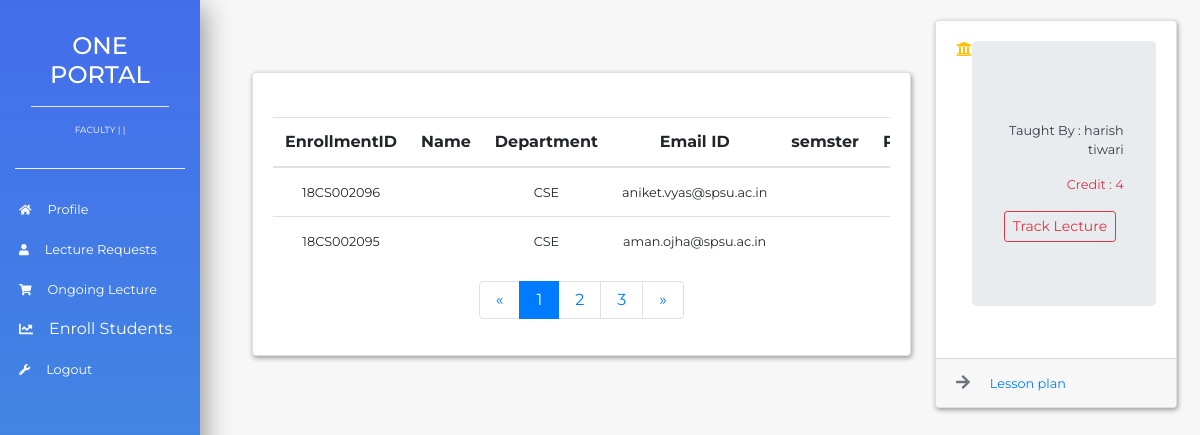
The page /academic/HOD/lecture/1/view on the database its author committed.
### academics/models.py (models this page shows, shortened)
class lectureEnrollment(models.Model):
    id = models.AutoField(primary_key=True)
    lecture = models.ForeignKey('subjects',on_delete=models.CASCADE)
    student = models.ForeignKey('stud_details',on_delete=models.CASCADE)

class stud_details(models.Model):#Student Information
    id = models.AutoField(primary_key=True)
    EnrollmentNumber = models.CharField(max_length=10)
    FullName = models.CharField(max_length=100)
    Department = models.ForeignKey('Department',on_delete=models.CASCADE)
    program = models.ForeignKey('program',on_delete=models.CASCADE)
    BatchYear = models.CharField(max_length=10)
    UniversityEmailID = models.CharField(max_length=100)
    PersonalEmailID = models.CharField(max_length=100)
    Phone = models.BigIntegerField()
    currentSemester = models.IntegerField(blank=True)
    StreetAddress = models.CharField(max_length=100)
    District = models.CharField(max_length=10)
    State = models.CharField(max_length=20)
    PinCode = models.IntegerField()
    LastQualification = models.CharField(max_length=100)
    def __str__(self):
        return self.EnrollmentNumber

class Department(models.Model):
    id = models.AutoField(primary_key=True)
    DepartmentID = models.CharField(max_length=10)
    DepartmentName = models.CharField(max_length=100)
    HeadOfDepartment = models.ForeignKey('employee',on_delete=models.CASCADE)
    SpecializedCourse = models.BooleanField()
    StartDate = models.DateField()
    School = models.ForeignKey('school',on_delete=models.CASCADE)
    Status = models.BooleanField()
    def __str__(self):
        return self.DepartmentID

class subjects(models.Model):
    id = models.AutoField(primary_key=True)
    subjectCode = models.CharField(max_length=10)
    subjectName = models.CharField(max_length=50)
    LessonPlan = models.FileField(upload_to='media')
    Semester = models.IntegerField()
    TaughtBy = models.ForeignKey('faculty' , on_delete=models.CASCADE,blank=True)
    Credit = models.CharField(max_length=10)
    Department = models.ForeignKey('Department', on_delete=models.CASCADE)

class faculty(models.Model):
    id = models.AutoField(primary_key=True)
    FacultyID = models.ForeignKey('employee',on_delete=models.CASCADE)
    Department = models.ForeignKey('Department',on_delete=models.CASCADE)
    def __str__(self):
        return self.FacultyID.Name

class employee(models.Model):
    id = models.AutoField(primary_key=True)
    employeeID = models.CharField(max_length=10)
    personalEmail = models.EmailField()
    universityEmail = models.EmailField(blank=True)
    Name = models.CharField(max_length=20)
    Dob = models.DateField()
    Doj = models.DateField()

### academics/views.py (the view)
# urls.py: path('HOD/lecture/<int:lecture>/view',views.lol),
def lol(request,lecture):
    lectur = lectureEnrollment.objects.filter(lecture=subjects.objects.get(id=lecture))
    lects = subjects.objects.filter(id=lecture)
    return render(request,'hod/lecture.html',{'outs':lectur,'ongoing':lects})

### templates/hod/lecture.html (shortened to what this page needs)
{% load static %}
<!doctype html>
<html lang="en">
<head>
    <link rel="stylesheet" href="https://stackpath.bootstrapcdn.com/bootstrap/4.1.1/css/bootstrap.min.css">
    <link rel="stylesheet" href="{% static 'css/style_dash.css' %}">
</head>
<body>
    <nav class="navbar navbar-expand-lg navbar-light">
        <div class="collapse navbar-collapse" id="navbarSupportedContent">
            <div class="container-fluid">
                <div class="row">
                    <div class="col-xl-2 col-lg-3 col-md-4 sidebar fixed-top">
                        <div class="bottom-border p-3 mt-3">
                            <div class="one-portal bottom-border">
                                <h4 class="text-white text-uppercase text-center mb-3">One Portal</h4>
                            </div>
                            <div class="info my-3 text-center">
                                <p class="text-center text-white custom-small">FACULTY | {{data.FacultyID.EmployeeID}} | {{data.Department}} </p>
                            </div>
                        </div>
                        <ul class="navbar-nav flex-column mt-4">
                            <li class="nav-item"><a href="/" class="nav-link text-white p-1 mb-2 sidebar-link"><small><i
                      class="fas fa-home text-light fa-sm mr-3"></i>Profile</small></a></li>
                            <li class="nav-item"><a href="/academic/HOD/lecture/lectureRequest" class="nav-link text-white p-1 mb-2 sidebar-link"><small><i
                      class="fas fa-user text-light fa-sm mr-3"></i>Lecture Requests</small></a></li>
                            <li class="nav-item"><a href="/academic/HOD/lecture/view" class="nav-link text-white p-1 mb-2"><small><i
                      class="fas fa-shopping-cart text-light fa-sm mr-3"></i>Ongoing Lecture</small></a></li>
                            <li class="nav-item"><a href="/academic/HOD/Enrollment" class="nav-link text-white p-1 mb-2 sidebar-link"><i
                    class="fas fa-chart-line text-light fa-sm mr-3"></i>Enroll Students</a></li>
                            <li class="nav-item"><a href="/accounts/logout" class="nav-link text-white p-1 mb-2 sidebar-link"><small><i
                      class="fas fa-wrench text-light fa-sm mr-3"></i>Logout</small><a></li>
            </ul>
          </div>
        </div>
      </div>
    </div>
  </nav>
     {% if outs %}
    <section>
        <div class="container-fluid">
            <div class="row mb-5">
                <div class="col-xl-10 col-lg-9 col-md-8 ml-auto">
                    <div class="row align-items-center">
                        <div class="col-xl-8 col-md-6 col-sm-6 p-1 ml-5">
                            <div class="card card-common">
                                <div class="card-body">
                                    <br>
                                    <table class="table table-stripped table-responsive  text-center">
                                        <thead>
                                            <tr class="">
                                                <th scope="col">EnrollmentID</th>
                                                <th scope="col">Name</th>
                                                <th scope="col">Department</th>
                                                <th scope="col">Email ID</th>
                                                <th scope="col">semster</th>
                                                <th scope="col">Program </th>
                                            </tr>
                                        </thead>
                                        <tbody>
                                            {% for out in outs %}
                                            <tr scope="row">
                                                <td><small>{{ out.student}}</small></td>
                                                <td><small>{{ out.student.FirstName}} {{out.studentID.LastName}}</small></td>
                                                <td><small>{{ out.student.Department }}</small></td>
                                                <td><small>{{ out.student.UniversityEmailID }}</small></td>
                                                <td><small>{{ out.student.CurrSem }}</small></td>
                                                <td><small>{{out.student.program.name}}</small></td>
                                            </tr>
                                            {% endfor %}
                                        </tbody>
                                    </table>
                                    <nav>
                                        <ul class="pagination justify-content-center">
                                            <li class="page-item">
                                                <a href="#" class="page-link py-2 px-3">
                                                    <span>&laquo;</span>
                                                </a>
                                            </li>
                                            <li class="page-item active">
                                                <a href="#" class="page-link py-2 px-3">
                          1
                        </a>
                                            </li>
                                            <li class="page-item">
                                                <a href="#" class="page-link py-2 px-3">
                          2
                        </a>
                                            </li>
                                            <li class="page-item">
                                                <a href="#" class="page-link py-2 px-3">
                          3
                        </a>
                                            </li>
                                            <li class="page-item">
                                                <a href="#" class="page-link py-2 px-3">
                                                    <span>&raquo;</span>
                                                </a>
                                            </li>
                                        </ul>
                                    </nav>
                                </div>
                            </div>
                        </div>
                        {% for notice in ongoing %}
                        <div class="col-xl-3 col-sm-6 p-1 ml-3">
                            <div class="card card-common">
                                <div class="card-body">
                                    <div class="d-flex justify-content-between">
                                        <i class="fas fa-university fa-1x text-warning"></i>
                                        <div class="jumbotron ">
                                            <p class="text-dark text-right small">
                                                Taught By : {{notice.TaughtBy}}
                                            </p>
                                            <p class="text-danger text-right small">Credit : {{notice.Credit}}</p>
                                            <span class='text-left'><a style="text-decoration: none;" href="Track"><button
                            class="btn btn-sm btn-outline-danger">Track Lecture</button></a></span>
                                        </div>
                                    </div>
                                </div>
                                <div class="card-footer text-secondary">
                                    <i class="fas fa-arrow-right mr-3"></i>
                                    <small><a href="/{{notice.LessonPlan}}">Lesson plan</a></small>
                                </div>
                            </div>
                        </div>
                        {% endfor %}
                    </div>
                </div>
            </div>
        </div>
    </section>
    {% endif %}
</body>
</html>

### static/css/style_dash.css (style rules this page uses)
body { font-family: 'Montserrat', sans-serif; background-color: rgb(247, 247, 247); }
.sidebar { height: 100vh; background: linear-gradient(180deg, #446DEC, #3F99DB); background-position: center; background-repeat: no-repeat; background-size: cover; box-shadow: 5px 7px 25px #999; }
.bottom-border { border-bottom: 1px groove #eee; }
.sidebar-link { transition: all .4s; }
.card-common { box-shadow: 1px 2px 5px #999; transition: all .4s; }
.custom-small { font-size: xx-small; }

### rows shown on the page
lectureEnrollment: student "18CS002096", student.Department "CSE", student.UniversityEmailID "aniket.vyas@spsu.ac.in"
lectureEnrollment: student "18CS002095", student.Department "CSE", student.UniversityEmailID "aman.ojha@spsu.ac.in"
subjects: TaughtBy "harish tiwari", Credit "4"
